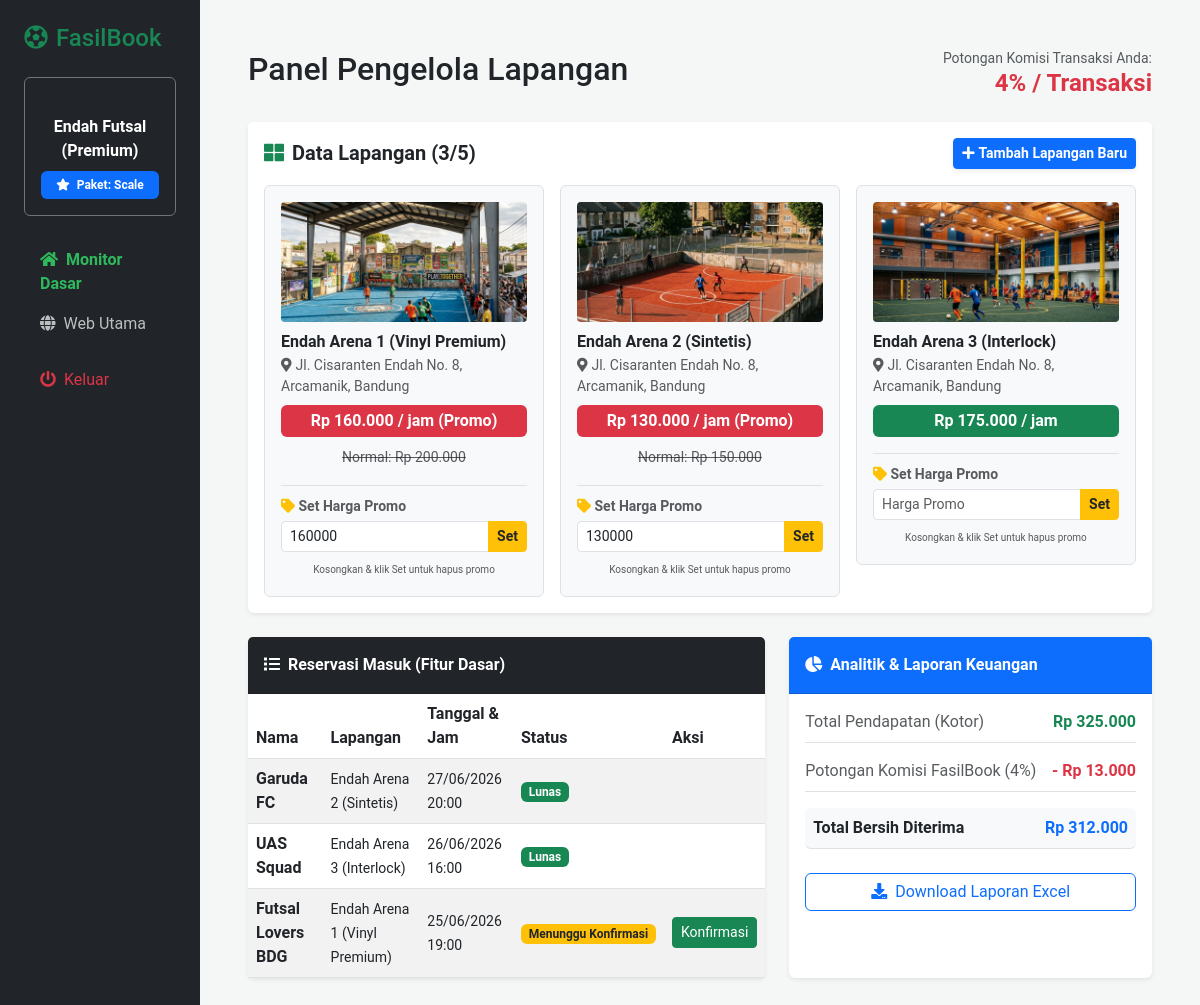
The page /admin/dashboard.php (signed in) on the database its author committed.
### tables this page shows
CREATE TABLE `mitra` (
  `id` int(11) NOT NULL AUTO_INCREMENT,
  `nama_mitra` varchar(100) NOT NULL,
  `username` varchar(50) NOT NULL,
  `password` varchar(255) NOT NULL,
  `paket` enum('Starter','Growth','Scale') NOT NULL DEFAULT 'Starter',
  `komisi_persen` int(11) NOT NULL DEFAULT 8,
  `status_akun` varchar(20) NOT NULL DEFAULT 'Aktif',
  PRIMARY KEY (`id`)
);

CREATE TABLE `lapangan` (
  `id` int(11) NOT NULL AUTO_INCREMENT,
  `id_mitra` int(11) NOT NULL,
  `nama_lapangan` varchar(100) NOT NULL,
  `lokasi` text NOT NULL,
  `harga_per_jam` int(11) NOT NULL,
  `harga_promo` int(11) DEFAULT NULL,
  `gambar` varchar(255) NOT NULL,
  PRIMARY KEY (`id`),
  KEY `id_mitra` (`id_mitra`),
  CONSTRAINT `fk_lapangan_mitra` FOREIGN KEY (`id_mitra`) REFERENCES `mitra` (`id`) ON DELETE CASCADE
);

CREATE TABLE `pesanan` (
  `id` int(11) NOT NULL AUTO_INCREMENT,
  `lapangan_id` int(11) NOT NULL,
  `nama_pemesan` varchar(100) NOT NULL,
  `tanggal_booking` date NOT NULL,
  `jam_mulai` time NOT NULL,
  `status_pembayaran` varchar(50) NOT NULL DEFAULT 'Menunggu Konfirmasi',
  `status_dana` varchar(50) NOT NULL DEFAULT 'Ditahan',
  PRIMARY KEY (`id`),
  KEY `lapangan_id` (`lapangan_id`),
  CONSTRAINT `fk_pesanan_lapangan` FOREIGN KEY (`lapangan_id`) REFERENCES `lapangan` (`id`) ON DELETE CASCADE
);

### admin/dashboard.php (the view, shortened to what this page needs)
<?php
include '../db.php';
$mitra_id = $_SESSION['mitra_id'];
$q_mitra = $conn->query("SELECT * FROM mitra WHERE id = '$mitra_id'");
$data_mitra = $q_mitra->fetch_assoc();
$paket = $data_mitra['paket'];
$komisi = $data_mitra['komisi_persen'];
$badge_color = ($paket == 'Scale') ? 'bg-primary' : (($paket == 'Growth') ? 'bg-info text-dark' : 'bg-secondary');
$q_count = $conn->query("SELECT COUNT(id) as total FROM lapangan WHERE id_mitra = '$mitra_id'");
$total_lapangan = $q_count->fetch_assoc()['total'];
if ($paket == 'Scale') {
    $batas_lapangan = 5;
} elseif ($paket == 'Growth') {
    $batas_lapangan = 2;
} else {
    $batas_lapangan = 1;
}
?>
<!DOCTYPE html>
<html lang="id">
<head>
    <link href="https://cdn.jsdelivr.net/npm/bootstrap@5.3.0/dist/css/bootstrap.min.css" rel="stylesheet">
    <link href="https://cdnjs.cloudflare.com/ajax/libs/font-awesome/5.10.0/css/all.min.css" rel="stylesheet">
</head>
<body>
    <div class="container-fluid">
        <div class="row">
            <div class="col-md-2 sidebar p-4">
                <h4 class="text-success mb-4"><i class="fa fa-futbol me-2"></i>FasilBook</h4>
                <div class="mb-4 text-center text-white bg-dark p-3 rounded border border-secondary">
                    <small class="d-block text-muted">Login sebagai:</small>
                    <span class="fw-bold d-block mb-2"><?php echo htmlspecialchars($data_mitra['nama_mitra']); ?></span>
                    <span class="badge <?php echo $badge_color; ?> w-100 py-2"><i class="fa fa-star me-1"></i> Paket: <?php echo $paket; ?></span>
                </div>
                <ul class="nav flex-column">
                    <li class="nav-item"><a class="nav-link active" href="#"><i class="fa fa-home me-2"></i>Monitor Dasar</a></li>
                    <li class="nav-item"><a class="nav-link" href="../index.php"><i class="fa fa-globe me-2"></i>Web Utama</a></li>
                    <li class="nav-item mt-3"><a class="nav-link text-danger" href="logout.php"><i class="fa fa-power-off me-2"></i>Keluar</a></li>
                </ul>
            </div>
            <div class="col-md-10 p-5">
                <div class="d-flex justify-content-between align-items-center mb-4">
                    <h2>Panel Pengelola Lapangan</h2>
                    <div class="text-end">
                        <small class="text-muted d-block">Potongan Komisi Transaksi Anda:</small>
                        <h4 class="text-danger fw-bold m-0"><?php echo $komisi; ?>% / Transaksi</h4>
                    </div>
                </div>
                <div class="card border-0 shadow-sm rounded mb-4">
                    <div class="card-header bg-white d-flex justify-content-between p-3 align-items-center border-bottom-0">
                        <h5 class="m-0 fw-bold"><i class="fa fa-th-large text-success me-2"></i>Data Lapangan (<?php echo $total_lapangan . '/' . $batas_lapangan; ?>)</h5>
                        <?php if($total_lapangan < $batas_lapangan): ?>
                            <a href="tambah_lapangan.php" class="btn btn-sm btn-primary fw-bold shadow-sm"><i class="fa fa-plus me-1"></i>Tambah Lapangan Baru</a>
                        <?php endif; ?>
                    </div>
                    <div class="card-body pt-0">
                        <div class="row g-3">
                            <?php
                            $ql = $conn->query("SELECT * FROM lapangan WHERE id_mitra = '$mitra_id'");
                            if($ql->num_rows > 0):
                                while ($lap = $ql->fetch_assoc()):
                                    $img_path = !empty($lap['gambar']) ? '../'.$lap['gambar'] : 'https://via.placeholder.com/300x150/2FB95D/FFFFFF?text=FasilBook';
                            ?>
                                <div class="col-md-4">
                                    <div class="border p-3 rounded bg-light">
                                        <img src="<?php echo $img_path; ?>" class="lapangan-img" onerror="this.src='https://via.placeholder.com/300x150/2FB95D/FFFFFF?text=FasilBook'">
                                        <h6 class="fw-bold mb-1 text-dark"><?php echo htmlspecialchars($lap['nama_lapangan']); ?></h6>
                                        <div class="text-muted small mb-2"><i class="fa fa-map-marker-alt me-1"></i><?php echo htmlspecialchars($lap['lokasi'] ?? '-'); ?></div>
                                        <?php if (!empty($lap['harga_promo'])): ?>
                                             <span class="badge bg-danger text-white w-100 py-2 fs-6 mb-2">Rp <?php echo number_format($lap['harga_promo'],0,',','.'); ?> / jam (Promo)</span>
                                             <div class="text-center mb-2"><small class="text-muted text-decoration-line-through">Normal: Rp <?php echo number_format($lap['harga_per_jam'],0,',','.'); ?></small></div>
                                         <?php else: ?>
                                             <span class="badge bg-success text-white w-100 py-2 fs-6">Rp <?php echo number_format($lap['harga_per_jam'],0,',','.'); ?> / jam</span>
                                         <?php endif; ?>
                                         <?php if ($paket == 'Scale'): ?>
                                             <form action="update_promo.php" method="POST" class="mt-3 border-top pt-2">
                                                 <label class="form-label small fw-bold text-muted mb-1"><i class="fa fa-tag text-warning"></i> Set Harga Promo</label>
                                                 <div class="input-group input-group-sm">
                                                     <input type="number" name="harga_promo" class="form-control" placeholder="Harga Promo" value="<?php echo htmlspecialchars($lap['harga_promo'] ?? ''); ?>">
                                                     <button class="btn btn-warning fw-bold text-dark" type="submit">Set</button>
                                                 </div>
                                                 <div class="text-center mt-1"><small class="text-muted" style="font-size: 10px;">Kosongkan & klik Set untuk hapus promo</small></div>
                                             </form>
                                         <?php endif; ?>
                                     </div>
                                 </div>
                            <?php
                                endwhile;
                            else:
                            ?>
                                <div class="col-12">
                                    <div class="alert alert-info mb-0">Anda belum mendaftarkan lapangan. Silakan klik tombol "Tambah Lapangan Baru" di pojok kanan atas.</div>
                                </div>
                            <?php endif; ?>
                        </div>
                    </div>
                </div>
                <div class="row mb-4">
                    <div class="col-md-7">
                        <div class="card border-0 shadow-sm rounded h-100">
                            <div class="card-header bg-dark text-white p-3 fw-bold">
                                <i class="fa fa-list me-2"></i>Reservasi Masuk (Fitur Dasar)
                            </div>
                            <div class="card-body p-0">
                                <table class="table table-striped align-middle m-0">
                                    <thead><tr><th>Nama</th><th>Lapangan</th><th>Tanggal & Jam</th><th>Status</th><th>Aksi</th></tr></thead>
                                    <tbody>
                                        <?php
                                        $result = $conn->query("SELECT p.*, l.nama_lapangan FROM pesanan p JOIN lapangan l ON p.lapangan_id = l.id WHERE l.id_mitra = '$mitra_id' ORDER BY p.id DESC LIMIT 5");
                                        while ($row = $result->fetch_assoc()):
                                            $st = $row['status_pembayaran'];
                                            if ($st == 'Lunas') {
                                                $bdg = 'bg-success';
                                            } elseif ($st == 'Menunggu Konfirmasi') {
                                                $bdg = 'bg-warning text-dark';
                                            } else {
                                                $bdg = 'bg-danger';
                                            }
                                        ?>
                                        <tr>
                                            <td class="fw-bold"><?php echo htmlspecialchars($row['nama_pemesan']); ?></td>
                                            <td><small><?php echo htmlspecialchars($row['nama_lapangan']); ?></small></td>
                                            <td><small><?php echo date('d/m/Y', strtotime($row['tanggal_booking'])) . ' ' . substr($row['jam_mulai'], 0, 5); ?></small></td>
                                            <td><span class="badge <?php echo $bdg; ?>"><?php echo $st; ?></span></td>
                                            <td>
                                                <?php if($st == 'Menunggu Konfirmasi') echo "<a href='konfirmasi.php?id={$row['id']}' class='btn btn-sm btn-success'>Konfirmasi</a>"; ?>
                                            </td>
                                        </tr>
                                        <?php endwhile; ?>
                                    </tbody>
                                </table>
                            </div>
                        </div>
                    </div>
                    <div class="col-md-5">
                        <div class="card border-0 shadow-sm rounded h-100 <?php echo ($paket == 'Starter') ? 'locked-feature' : ''; ?>">
                            <div class="card-header bg-primary text-white p-3 fw-bold">
                                <i class="fa fa-chart-pie me-2"></i>Analitik & Laporan Keuangan
                            </div>
                            <div class="card-body">
                                <?php
                                $q_finance = $conn->query("SELECT SUM(l.harga_per_jam) as total FROM pesanan p JOIN lapangan l ON p.lapangan_id = l.id WHERE l.id_mitra = '$mitra_id' AND p.status_pembayaran = 'Lunas'");
                                $total_kotor = $q_finance->fetch_assoc()['total'] ?? 0;
                                $potongan_fb = ($total_kotor * $komisi) / 100;
                                $bersih_mitra = $total_kotor - $potongan_fb;
                                ?>
                                <div class="d-flex justify-content-between mb-3 border-bottom pb-2">
                                    <span class="text-muted">Total Pendapatan (Kotor)</span>
                                    <span class="fw-bold text-success">Rp <?php echo number_format($total_kotor, 0, ',', '.'); ?></span>
                                </div>
                                <div class="d-flex justify-content-between mb-3 border-bottom pb-2">
                                    <span class="text-muted">Potongan Komisi FasilBook (<?php echo $komisi; ?>%)</span>
                                    <span class="fw-bold text-danger">- Rp <?php echo number_format($potongan_fb, 0, ',', '.'); ?></span>
                                </div>
                                <div class="d-flex justify-content-between mb-3 border-bottom pb-2 bg-light p-2 rounded">
                                    <span class="fw-bold">Total Bersih Diterima</span>
                                    <span class="fw-bold text-primary">Rp <?php echo number_format($bersih_mitra, 0, ',', '.'); ?></span>
                                </div>
                                <a href="export_laporan.php" class="btn btn-outline-primary w-100 mt-2">
                                    <i class="fa fa-download me-2"></i>Download Laporan Excel
                                </a>
                            </div>
                        </div>
                    </div>
                </div>
            </div>
        </div>
    </div>
</body>
</html>

### admin/dashboard.php (style rules this page uses)
body { font-family: 'Roboto', sans-serif; background-color: #f4f7f6; }
.sidebar { background-color: #212529; min-height: 100vh; color: white; }
.sidebar .nav-link { color: rgba(255,255,255,0.7); }
.sidebar .nav-link.active { color: #2FB95D; font-weight: bold; }
.lapangan-img { width: 100%; height: 120px; object-fit: cover; border-radius: 4px; margin-bottom: 10px; }

### rows shown on the page
mitra: nama_mitra "Endah Futsal (Premium)", paket "Scale", komisi_persen "4", paket "5"
lapangan: gambar (picture), nama_lapangan "Endah Arena 1 (Vinyl Premium)", lokasi "Jl. Cisaranten Endah No. 8, Arcamanik, Bandung", harga_promo "160.000", harga_per_jam "200.000", harga_promo "160000"
lapangan: gambar (picture), nama_lapangan "Endah Arena 2 (Sintetis)", lokasi "Jl. Cisaranten Endah No. 8, Arcamanik, Bandung", harga_promo "130.000", harga_per_jam "150.000", harga_promo "130000"
lapangan: gambar (picture), nama_lapangan "Endah Arena 3 (Interlock)", lokasi "Jl. Cisaranten Endah No. 8, Arcamanik, Bandung", harga_per_jam "175.000"
pesanan: nama_pemesan "Garuda FC", lapangan.nama_lapangan "Endah Arena 2 (Sintetis)", tanggal_booking "27/06/2026", jam_mulai "20:00", status_pembayaran "Lunas"
pesanan: nama_pemesan "UAS Squad", lapangan.nama_lapangan "Endah Arena 3 (Interlock)", tanggal_booking "26/06/2026", jam_mulai "16:00", status_pembayaran "Lunas"
pesanan: nama_pemesan "Futsal Lovers BDG", lapangan.nama_lapangan "Endah Arena 1 (Vinyl Premium)", tanggal_booking "25/06/2026", jam_mulai "19:00", status_pembayaran "Menunggu Konfirmasi"

### other values the page prints
$total_lapangan "3"
$total_kotor "325.000"
$potongan_fb "13.000"
$bersih_mitra "312.000"
